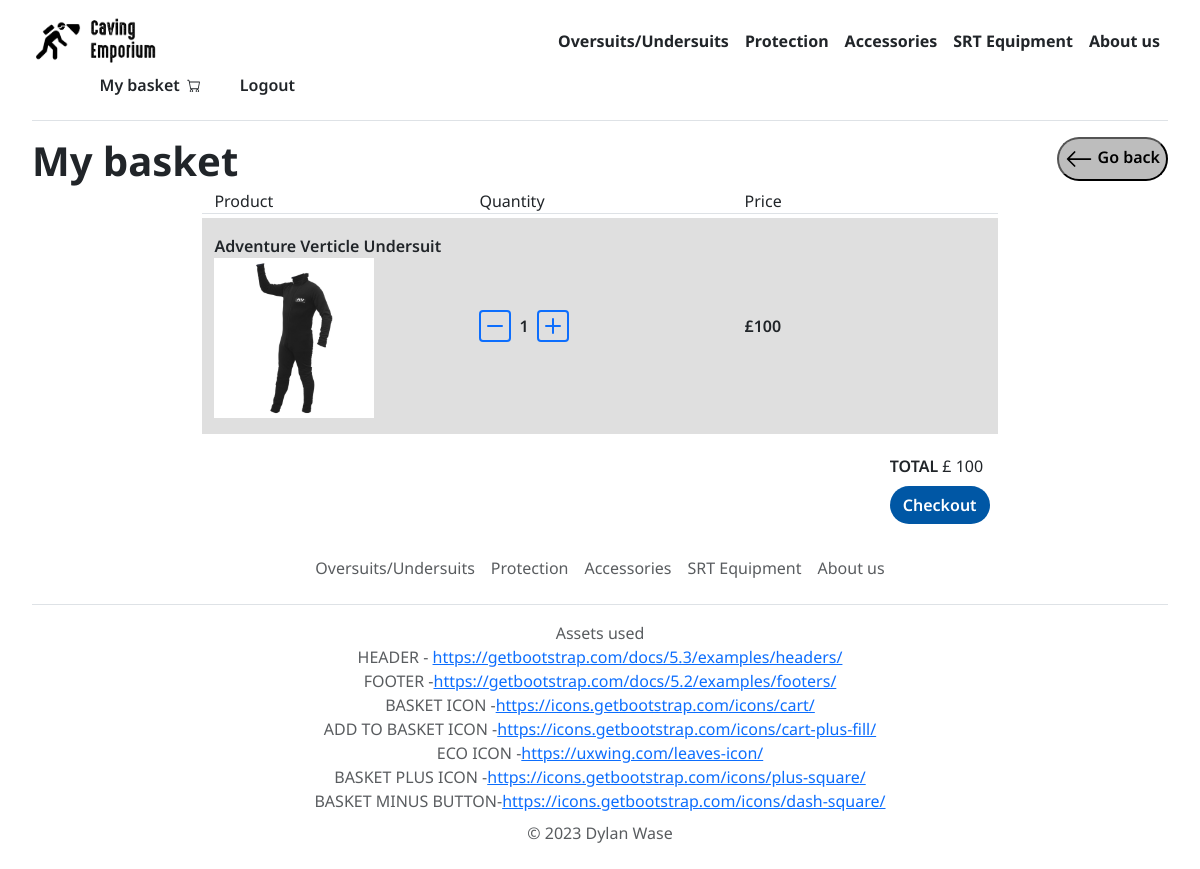
/basket (signed in), run on the app's committed database.
### myshop/classes.py (models this page shows, shortened)
class BasketContent(db.Model):
    baskNum = db.Column(db.Integer, primary_key=True)
    prodID = db.Column(db.Integer)
    prodName = db.Column(db.String(50))
    prodImg = db.Column(db.String(50))
    addedbyEmail = db.Column(db.String(50))
    quantity = db.Column(db.Integer)
    totPrice = db.Column(db.Integer)

### myshop/routes.py (the view)
@app.route('/basket')
@login_required
def basket():
    itemsinBask = BasketContent.query.filter_by(addedbyEmail=session['loggedin']).all()
    return render_template('basket.html', pageHeader = "My basket", itemsinBask=itemsinBask, basketTotal=getTotBasketPrice(itemsinBask))

### myshop/routes.py (called while the page is built)
@logM.user_loader
def load_user(id):
    return User.query.get(int(id))

def getTotBasketPrice(itemsinBask):
    basketTotal = 0
    for prices in itemsinBask:
        basketTotal += prices.totPrice
    return basketTotal

### myshop/templates/basket.html (shortened to what this page needs)
{% extends "base.html" %}
{% block content %}
<div class="pb-2 row">
    <div class="col-sm-6">
        <h1 class="headers">{{ pageHeader }}</h1>
    </div>
    <div class="col-sm-6 float-right d-flex justify-content-end">
        <button  class="ButFormatGrey float-end" type="button"  onclick="history.back()">
            <svg xmlns="http://www.w3.org/2000/svg" width="1.75rem" height="1.75rem" fill="currentColor" class="bi bi-arrow-left" viewBox="0 0 16 16">
                <path fill-rule="evenodd" d="M15 8a.5.5 0 0 0-.5-.5H2.707l3.147-3.146a.5.5 0 1 0-.708-.708l-4 4a.5.5 0 0 0 0 .708l4 4a.5.5 0 0 0 .708-.708L2.707 8.5H14.5A.5.5 0 0 0 15 8z"/>
            </svg>
            <span>Go back</span>
        </button>
    </div>
</div>
<div class="container border-bottom" style="width:70%;">
    <div class="row">
        <span class="col-sm">
            Product
        </span>
        <span class="col-sm">
            Quantity
        </span>
        <span class="col-sm">
            Price
        </span>
    </div>
</div>
{% for products in itemsinBask %}
<div class="container my-1" style="background-color: #DFDFDF; width:70%;">
    <div class="row">
        <div class="col-sm">
            <div class="py-3">
                <span style="font-weight: 600;">{{products.prodName}}</span><br>
                <img src="{{products.prodImg}}" style="height: 10rem; width: 10rem;">
            </div>
        </div>
        <div class="col-sm d-flex align-items-center">
            <div class="allign-center d-flex align-items-center">
                <a href="{{ url_for('addRemInBask', prodID=products.prodID, choice='rem') }}">
                </a>
                <span class="px-2" style="font-weight: 600;">
                    {{products.quantity}}
                </span>
                <a href="{{ url_for('addRemInBask', prodID=products.prodID, choice='add') }}">
                </a>
            </div>
        </div>
        <div class="col-sm d-flex align-items-center" style="font-weight: 600;">
            <span>£{{ products.totPrice }}</span>
        </div>
    </div>
</div>
{% endfor %}
<div class="container" style="width:70%; padding:1rem 0 0 0;">
    <div class="row">
        <div class="col-sm d-flex justify-content-end">
            <div>
                <span style="font-weight: 600;">TOTAL</span>
                <span>£ {{ basketTotal }}</span><br>
                <a href="{{ url_for('checkout') }}" class="btn me-2 mt-2" style="background-color: #0057a5;border-radius: 64px; font-weight:600;">
                    <span style="color: white;">Checkout</span>
                </a>
            </div>
        </div>
    </div>
</div>
{% endblock %}

### myshop/static/styledocs/styles.css (style rules this page uses)
body { margin-left: 2rem; margin-right: 2rem; font-family: 'Noto Sans', sans-serif; }
.headers { font-weight: 700; margin-bottom: -0.25rem; }
.ButFormatGrey { background-color: #BDBDBD; border-radius: 64px; font-weight:600; }

### data on the page
BasketContent: prodName "Adventure Verticle Undersuit", prodImg (picture), quantity "1", totPrice "100"

### other printed values
{{ pageHeader }} "My basket"
{{ basketTotal }} "100"
